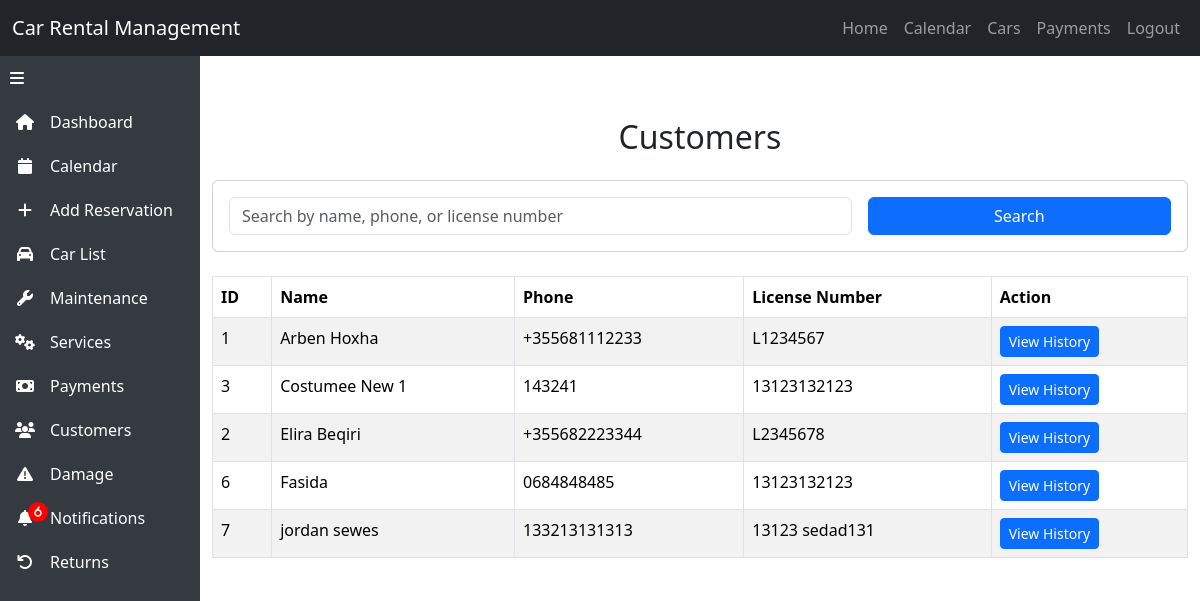
/customers.php (signed in), run on the app's committed database.
### tables this page shows
CREATE TABLE `customers` (
  `customer_id` int(11) NOT NULL,
  `name` varchar(255) NOT NULL,
  `phone` varchar(50) DEFAULT NULL,
  `license_number` varchar(100) DEFAULT NULL,
  `business_id` int(11) DEFAULT NULL
);

### customers.php (the view, shortened to what this page needs)
<?php
require_once 'header.php';
$errors = [];
$customers = [];
$search_query = isset($_GET['search']) ? trim($_GET['search']) : '';
try {
    $stmt = $conn->prepare("SELECT business_id FROM users WHERE email = ?");
    $stmt->bind_param("s", $_SESSION['email']);
    $stmt->execute();
    $result = $stmt->get_result();
    $user = $result->fetch_assoc();
    $business_id = $user['business_id'];
    $query = "SELECT customer_id, name, phone, license_number FROM customers WHERE business_id = ?";
    $params = [$business_id];
    $query .= " ORDER BY name";
    $stmt = $conn->prepare($query);
    $stmt->bind_param(str_repeat('s', count($params)), ...$params);
    $stmt->execute();
    $customers = $stmt->get_result()->fetch_all(MYSQLI_ASSOC);
} catch (Exception $e) {
    $errors[] = 'Database error: ' . $e->getMessage();
}
?>
<!DOCTYPE html>
<html lang="en">
<head>
</head>
<body>
    <div class="main-content" id="mainContent">
        <div class="container my-5">
            <h2 class="text-center mb-4">Customers</h2>
            <div class="card mb-4">
                <div class="card-body">
                    <form method="GET" action="customers.php">
                        <div class="row g-3">
                            <div class="col-md-8">
                                <input type="text" class="form-control" name="search" placeholder="Search by name, phone, or license number" value="<?= htmlspecialchars($search_query) ?>">
                            </div>
                            <div class="col-md-4">
                                <button type="submit" class="btn btn-primary w-100">Search</button>
                            </div>
                        </div>
                    </form>
                </div>
            </div>
            <?php if (empty($customers)): ?>
                <div class="alert alert-warning">No customers found.</div>
            <?php else: ?>
                <div class="table-responsive">
                    <table class="table table-striped table-bordered">
                        <thead>
                            <tr>
                                <th>ID</th>
                                <th>Name</th>
                                <th>Phone</th>
                                <th>License Number</th>
                                <th>Action</th>
                            </tr>
                        </thead>
                        <tbody>
                            <?php foreach ($customers as $customer): ?>
                                <tr>
                                    <td><?= htmlspecialchars($customer['customer_id']) ?></td>
                                    <td><?= htmlspecialchars($customer['name']) ?></td>
                                    <td><?= htmlspecialchars($customer['phone'] ?? '-') ?></td>
                                    <td><?= htmlspecialchars($customer['license_number'] ?? '-') ?></td>
                                    <td>
                                        <a href="customer_history.php?customer_id=<?= $customer['customer_id'] ?>" class="btn btn-primary btn-sm">View History</a>
                                    </td>
                                </tr>
                            <?php endforeach; ?>
                        </tbody>
                    </table>
                </div>
            <?php endif; ?>
        </div>
    </div>
</body>
</html>

### header.php (style rules this page uses)
.main-content { transition: margin-left 0.3s; padding-top: 70px; }
.main-content:not(.collapsed) { margin-left: 200px; }

### data on the page
customers: customer_id "1", name "Arben Hoxha", phone "+355681112233", license_number "L1234567"
customers: customer_id "3", name "Costumee New 1", phone "143241", license_number "13123132123"
customers: customer_id "2", name "Elira Beqiri", phone "+355682223344", license_number "L2345678"
customers: customer_id "6", name "Fasida", phone "0684848485", license_number "13123132123"
customers: customer_id "7", name "jordan sewes", phone "133213131313", license_number "13123 sedad131"

### other printed values
$notification_count "6"
